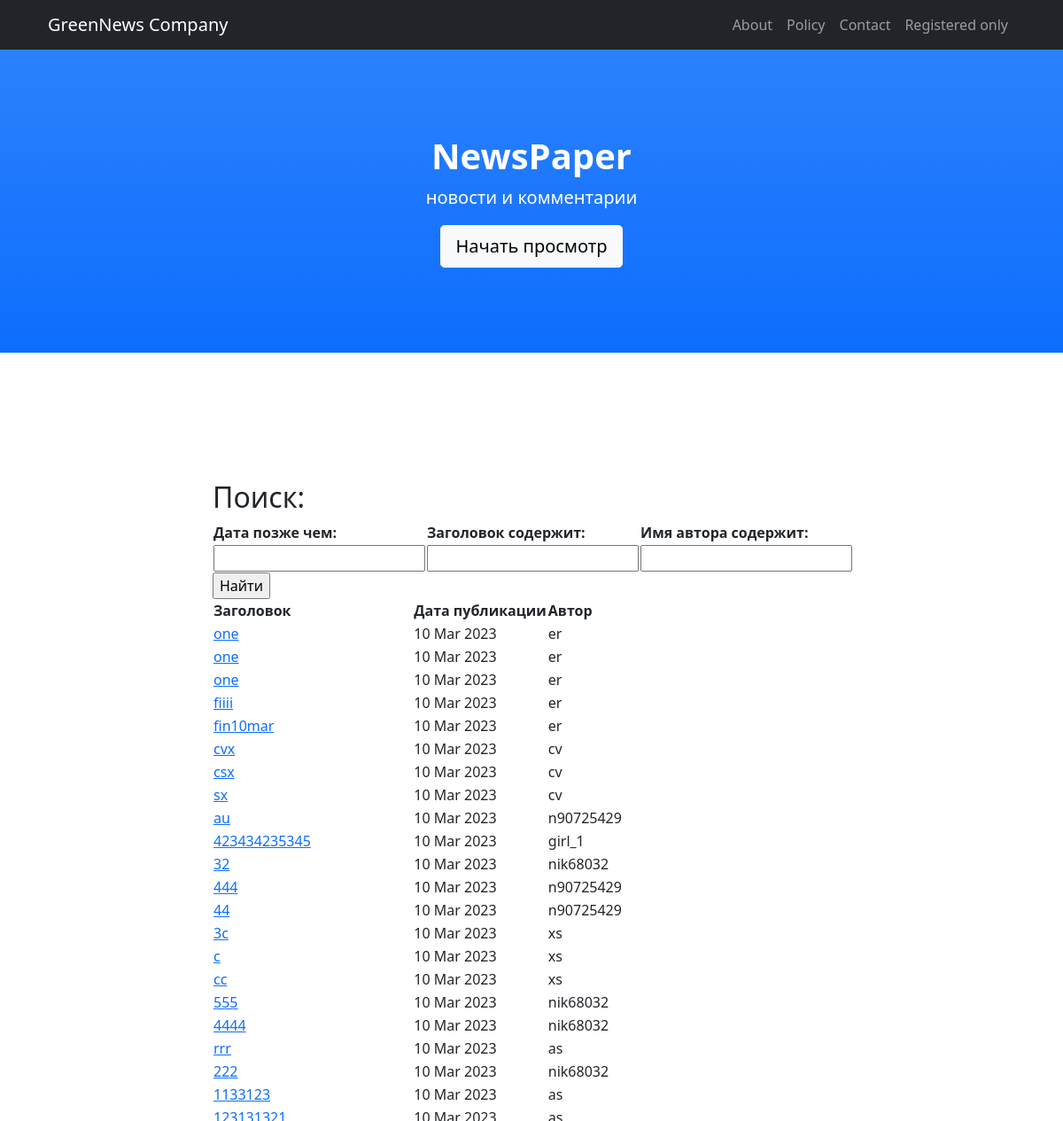
Page /posts/search/ (upper part) on the earlier database version.
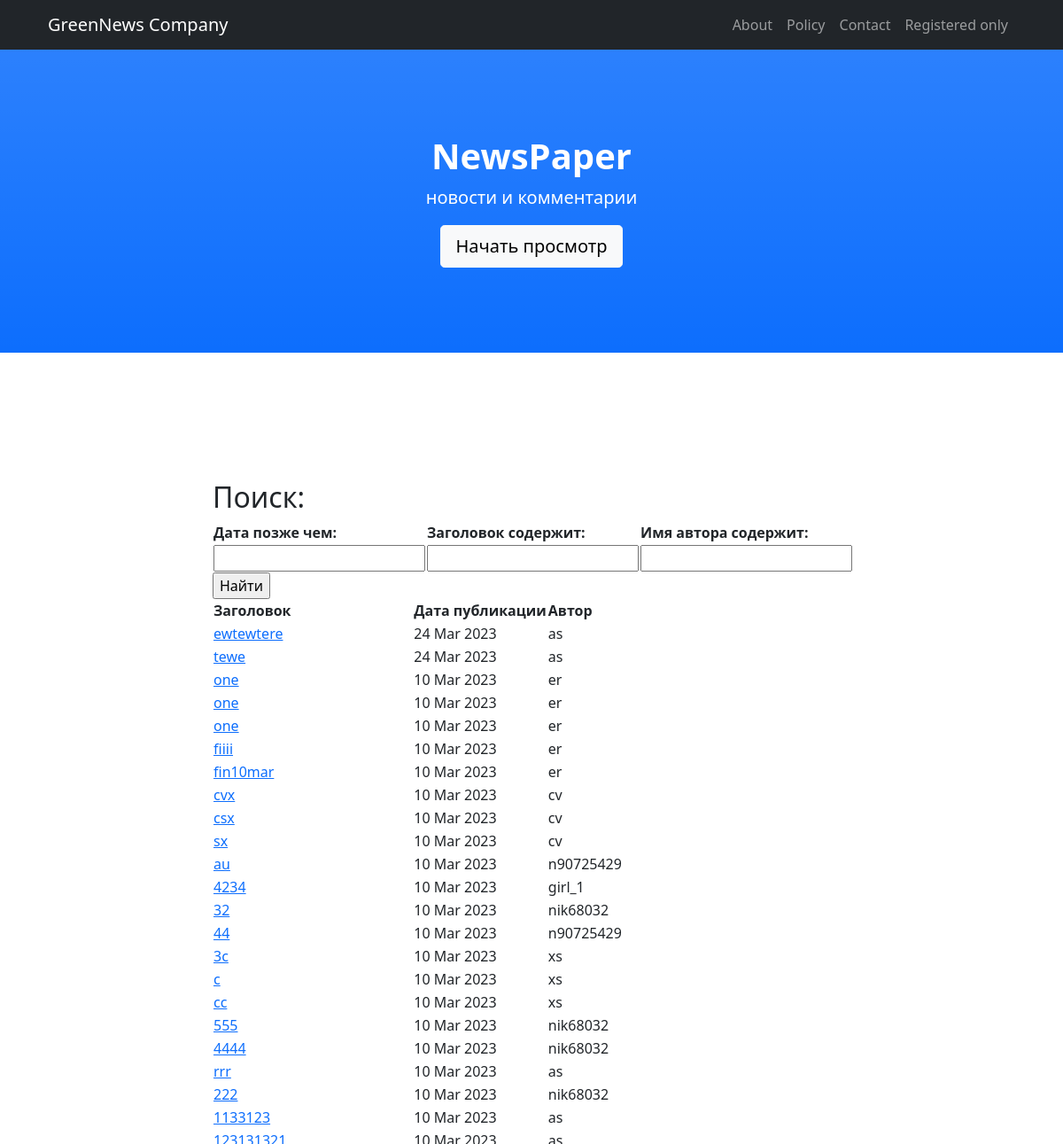
Same page on the later database version.
### news/models.py (models this page shows, shortened)
class Post(models.Model):
    postAuthor = models.ForeignKey(Author, on_delete=models.CASCADE,)
    postType = models.CharField(max_length=4, choices=post_types, default=news)
    postDatetime = models.DateTimeField(auto_now_add=True)
    category = models.ManyToManyField(Category, blank=True, through='PostCategory', related_name='posts',)
    head = models.CharField(max_length=124)
    postText = models.TextField()
    postRate = models.SmallIntegerField(default=0)

class Author(models.Model):
    authorName = models.OneToOneField(User, on_delete=models.CASCADE)
    authorRate = models.SmallIntegerField(default=0)

### news/views.py (the view)
# urls.py: path('search/', PostSearch.as_view()),
class PostSearch(ListView):
    model = Post
    template_name = 'post_search.html'
    context_object_name = 'posts'
    queryset = Post.objects.order_by('-postDatetime')
    paginate_by = 10
    def get_context_data(self, **kwargs):
        context = super().get_context_data(**kwargs)
        context['authors'] = User.objects.all()
        context['filter'] = PostFilter(self.request.GET, queryset=self.get_queryset())
        return context

### news/templatetags/news_filters.py (called while the page is built)
@register.filter(name='censor')
def censor(value, arg='<banned>'):
    banned_words = [ 'пиздец', 'fuck', 'fucking', 'блядь', 'писец']
    if isinstance(value, str) and isinstance(arg, str):
        for i in banned_words:
            value = value.replace(i, arg)
        return value
    else:
        raise ValueError(f'Не применяется для {type(value)} и {type(arg)}')

### templates/post_search.html
{% extends 'flatpages/default.html' %}
{% load news_filters %}
{% block title %} Поиск: {% endblock title %}
{% block content %}
<form method="GET">
<table>
    <thead>
        <th>
            Дата позже чем:
        </th>
        <th>
            Заголовок содержит:
        </th>
        <th>
            Имя автора содержит:
        </th>
    </thead>
    {%  for fi in filter.form %}
        <td>
            {{ fi }}
        </td>
    {% endfor %}
</table>
        <input type="submit" value="Найти">
</form>
<table>
    <thead>
        <th>
            Заголовок
        </th>
        <th>
            Дата публикации
        </th>
        <th>
            Автор
        </th>
    </thead>
    {% for new in filter.qs %}
    <tr>
        <td>
             <a href="{% url 'post_detail' new.id %}">{{ new.head|censor|truncatewords:12 }}</a>
        </td>
        <td>
            {{ new.postDatetime|date:'d M Y' }}
        </td>
        <td>
            {{ new.postAuthor.authorName.username }}
        </td>
    </tr>
    {% endfor %}
</table>
{% endblock content %}

Differences in the rows shown:
removed Post: head|censor "444", postDatetime "10 Mar 2023", postAuthor.authorName.username "n90725429"
added Post: head|censor "ewtewtere", postDatetime "24 Mar 2023", postAuthor.authorName.username "as"
added Post: head|censor "tewe", postDatetime "24 Mar 2023", postAuthor.authorName.username "as"
changed Post "girl_1": head|censor "423434235345" → "4234"
